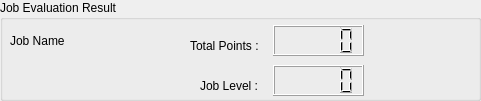
       <widget class="QGroupBox" name="evaluationResult">
        <property name="geometry">
         <rect>
          <x>670</x>
          <y>10</y>
          <width>481</width>
          <height>101</height>
         </rect>
        </property>
        <property name="autoFillBackground">
         <bool>false</bool>
        </property>
        <property name="title">
         <string>Job Evaluation Result</string>
        </property>
        <property name="flat">
         <bool>false</bool>
        </property>
        <widget class="QLabel" name="label_2">
         <property name="geometry">
          <rect>
           <x>10</x>
           <y>30</y>
           <width>191</width>
           <height>21</height>
          </rect>
         </property>
         <property name="text">
          <string>Job Name</string>
         </property>
        </widget>
        <widget class="QLCDNumber" name="lcdNumber">
         <property name="geometry">
          <rect>
           <x>273</x>
           <y>25</y>
           <width>91</width>
           <height>31</height>
          </rect>
         </property>
         <property name="font">
          <font>
           <family>Noto Sans Mono CJK KR</family>
           <pointsize>10</pointsize>
           <weight>75</weight>
           <bold>true</bold>
          </font>
         </property>
         <property name="value" stdset="0">
          <double>0.000000000000000</double>
         </property>
        </widget>
        <widget class="QLabel" name="label_3">
         <property name="geometry">
          <rect>
           <x>190</x>
           <y>30</y>
           <width>81</width>
           <height>31</height>
          </rect>
         </property>
         <property name="text">
          <string>Total Points : </string>
         </property>
        </widget>
        <widget class="QLabel" name="label_4">
         <property name="geometry">
          <rect>
           <x>200</x>
           <y>70</y>
           <width>71</width>
           <height>31</height>
          </rect>
         </property>
         <property name="text">
          <string>Job Level : </string>
         </property>
         <property name="textFormat">
          <enum>Qt::PlainText</enum>
         </property>
        </widget>
        <widget class="QLCDNumber" name="lcdNumber_2">
         <property name="geometry">
          <rect>
           <x>273</x>
           <y>65</y>
           <width>91</width>
           <height>31</height>
          </rect>
         </property>
         <property name="font">
          <font>
           <family>Noto Sans Mono CJK KR</family>
           <pointsize>9</pointsize>
           <weight>75</weight>
           <bold>true</bold>
          </font>
         </property>
        </widget>
       </widget>
